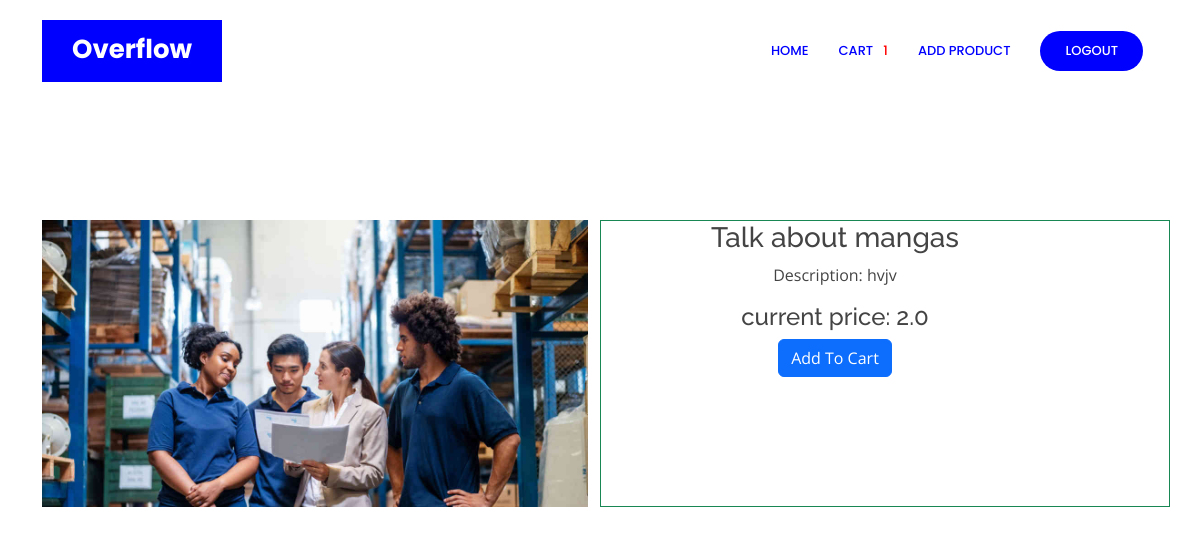
/product_desc/6 (signed in), run on the app's committed database.
### core/models.py (models this page shows, shortened)
class Order(models.Model):
    user = models.ForeignKey(User, on_delete=models.CASCADE)
    items = models.ManyToManyField(OrderItem)
    start_date = models.DateTimeField(auto_now_add=True)
    ordered_date =  models.DateTimeField()
    ordered = models.BooleanField(default=False)
    order_id = models.CharField(max_length=100,unique=True,default=None,blank=True,null=True)
    datetime_of_payment = models.DateTimeField(auto_now_add=True)
    order_delivered = models.BooleanField(default=False)
    order_received = models.BooleanField(default=False)
    razorpay_order_id = models.CharField(max_length=500,null=True,blank=True)
    razorpay_payment_id =  models.CharField(max_length=500,null=True,blank=True)
    razorpay_signature =  models.CharField(max_length=500,null=True,blank=True)

class Product(models.Model):
    name = models.CharField(max_length=100)
    category = models.ForeignKey('Category', on_delete=models.CASCADE)
    desc = models.TextField()
    price = models.FloatField(default=0.0)
    product_available_count = models.IntegerField(default=0)
    img = models.ImageField(upload_to = 'images/')

### core/views.py (the view)
# urls.py: path('product_desc/<pk>',views.product_desc,name='product_desc'),
def product_desc(request,pk):
    product = Product.objects.get(pk=pk)
    return render(request,'core/product_desc.html',{'product':product})

### core/templatetags/cart_template_tag.py (called while the page is built)
@register.filter
def cart_item_count(user):
    if user.is_authenticated:
        qs = Order.objects.filter(user=user,ordered=False)
        if qs.exists():
            return qs[0].items.count()
    return 0

### templates/core/product_desc.html (shortened to what this page needs)
<!DOCTYPE html>
{% load static %}
{% load cart_template_tag %}
<html lang="en">
<head>
  <link href="{% static 'vendor/aos/aos.css' %}" rel="stylesheet">
  <link href="{% static 'vendor/bootstrap/css/bootstrap.min.css' %}" rel="stylesheet">
  <link href="{% static 'assets/vendor/bootstrap-icons/bootstrap-icons.css' %}" rel="stylesheet">
  <link href="{% static 'vendor/boxicons/css/boxicons.min.css' %}" rel="stylesheet">
  <link href="{% static 'assets/vendor/glightbox/css/glightbox.min.css' %}" rel="stylesheet">
  <link href="{% static 'vendor/remixicon/remixicon.css' %}" rel="stylesheet">
  <link href="{% static 'vendor/swiper/swiper-bundle.min.css' %}" rel="stylesheet">
  <link href="{% static 'css/style.css' %}" rel="stylesheet">
</head>
<body>
  <header id="header" class="fixed-top d-flex align-items-center">
    <div class="container">
      <div class="header-container d-flex align-items-center justify-content-between">
        <div class="logo" style="color: blue;">
          <h1 class="text-light"><a href="index.html"><span >Overflow</span></a></h1>
        </div>
        <nav id="navbar" class="navbar">
          <ul>
            {% if user.is_authenticated %}
            <li><a class="nav-link scrollto active" href="{% url 'index' %}">Home</a></li>
            <li><a class="nav-link scrollto active" href="{% url 'orderlist' %}">Cart &nbsp;&nbsp;
             <div style="color: red;">{{request.user | cart_item_count}}
             </div>
            </a></li>
            {% if user.is_superuser %}
            <li><a class="nav-link scrollto active" href="{% url 'add_product' %}">Add Product</a></li>
            {% endif %}
            <li><a class="getstarted scrollto" href="{% url 'user_logout' %}">Logout</a></li>
            {% else %}
            <li><a class="getstarted scrollto" href="{% url 'user_login' %}">Login</a></li>
            <li><a class="getstarted scrollto" href="{% url 'user_register' %}">Register</a></li>
            {% endif %}
          </ul>
        </nav>
      </div>
    </div>
  </header>
  <div class="container" style="margin-top: 220px;">
    <div class="row">
              <div class="col-6">
                   <div class="tab-pane active" id="pic-1">
                          <img src="{{product.img.url}}" width="100%" />
                   </div>
               </div>
               <div class="col-6 border border-success">
                      <div class="details col-0" style="text-align: center; margin-right: 100px;">
                          <h3 class="product.title">{{product.name}}</h3>
                          <p class="product.description">Description: {{product.desc}}</p>
                          <h4 class="price">current price: <span> {{product.price}}</span></h4>
                          <div class="action">
                              <a href="{% url 'add_to_cart' product.pk %}" class="add-to-cart btn btn-primary">Add To Cart</a>
                          </div>
                      </div>
                 </div>
              </div>
     </div>
</body>
</html>

### static/css/style.css (style rules this page uses)
body { font-family: "Open Sans", sans-serif; color: #444444; }
a { color: blue; text-decoration: none; }
h1, h2, h3, h4, h5, h6 { font-family: "Raleway", sans-serif; }
#header { transition: all 0.5s; z-index: 997; transition: all 0.5s; top: 20px; }
#header .header-container { background: #fff; }
#header .logo { overflow: hidden; padding: 16px 30px 12px 30px; background: blue; }
#header .logo h1 { font-size: 26px; padding: 0; line-height: 1; font-weight: 700; font-family: "Poppins", sans-serif; }
#header .logo h1 a, #header .logo h1 a:hover { color: #fff; text-decoration: none; }
.navbar { padding: 0; }
.navbar ul { margin: 0; padding: 0; display: flex; list-style: none; align-items: center; }
.navbar li { position: relative; }
.navbar a, .navbar a:focus { display: flex; align-items: center; justify-content: space-between; padding: 10px 0 10px 30px; color: #36343a; transition: 0.3s; font-size: 13px; font-weight: 500; text-transform: uppercase; font-family: "Poppins", sans-serif; white-space: nowrap; transition: 0.3s; }
.navbar a:hover, .navbar .active, .navbar .active:focus, .navbar li:hover>a { color: blue; }
.navbar .getstarted, .navbar .getstarted:focus { background: blue; padding: 10px 25px; margin-left: 30px; margin-right: 15px; border-radius: 50px; color: #fff; }

### data on the page
Product: img (picture), name "Talk about mangas", desc "hvjv", price "2.0"

### other printed values
{{ request.user | cart_item_count }} "1"
